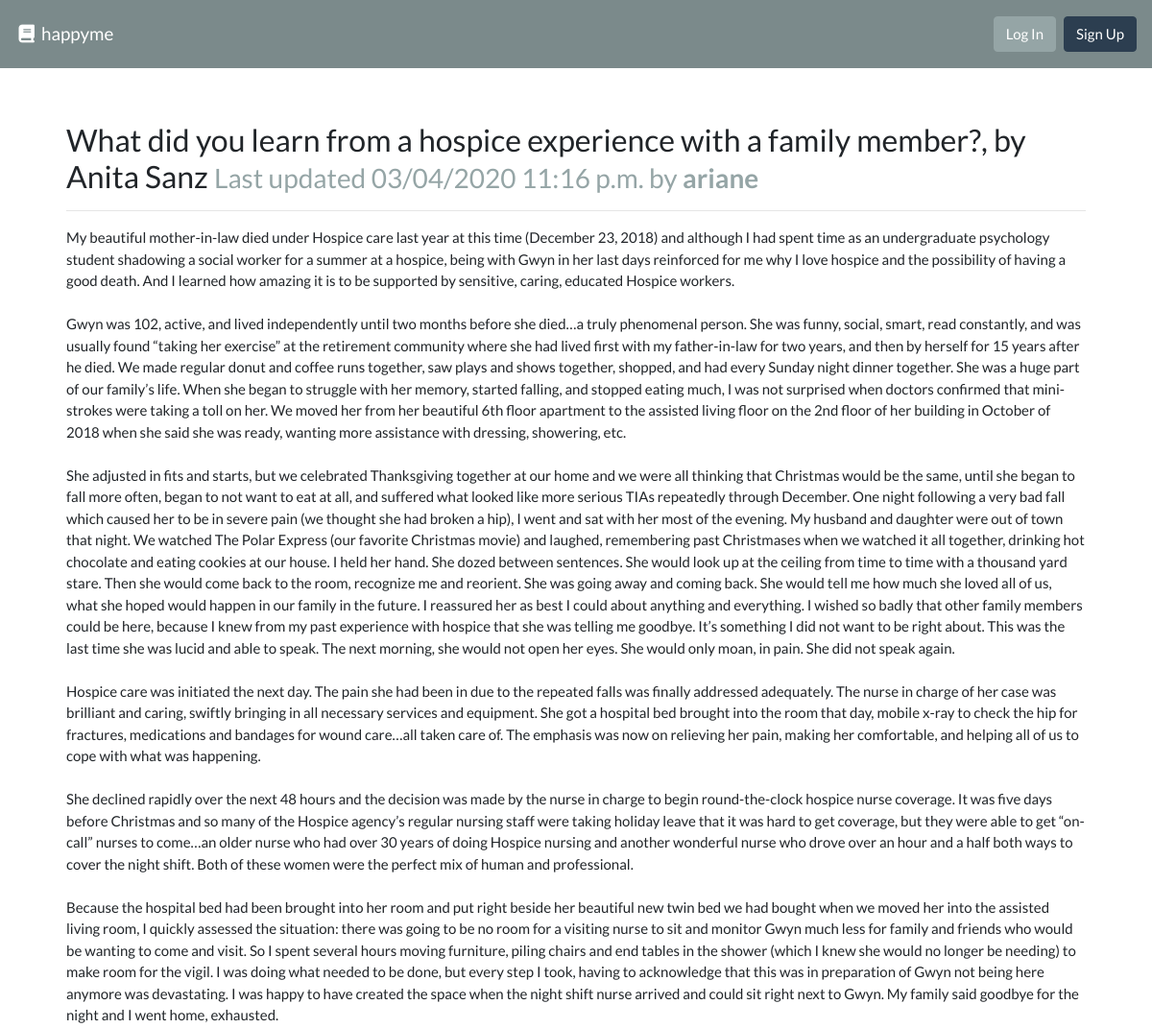
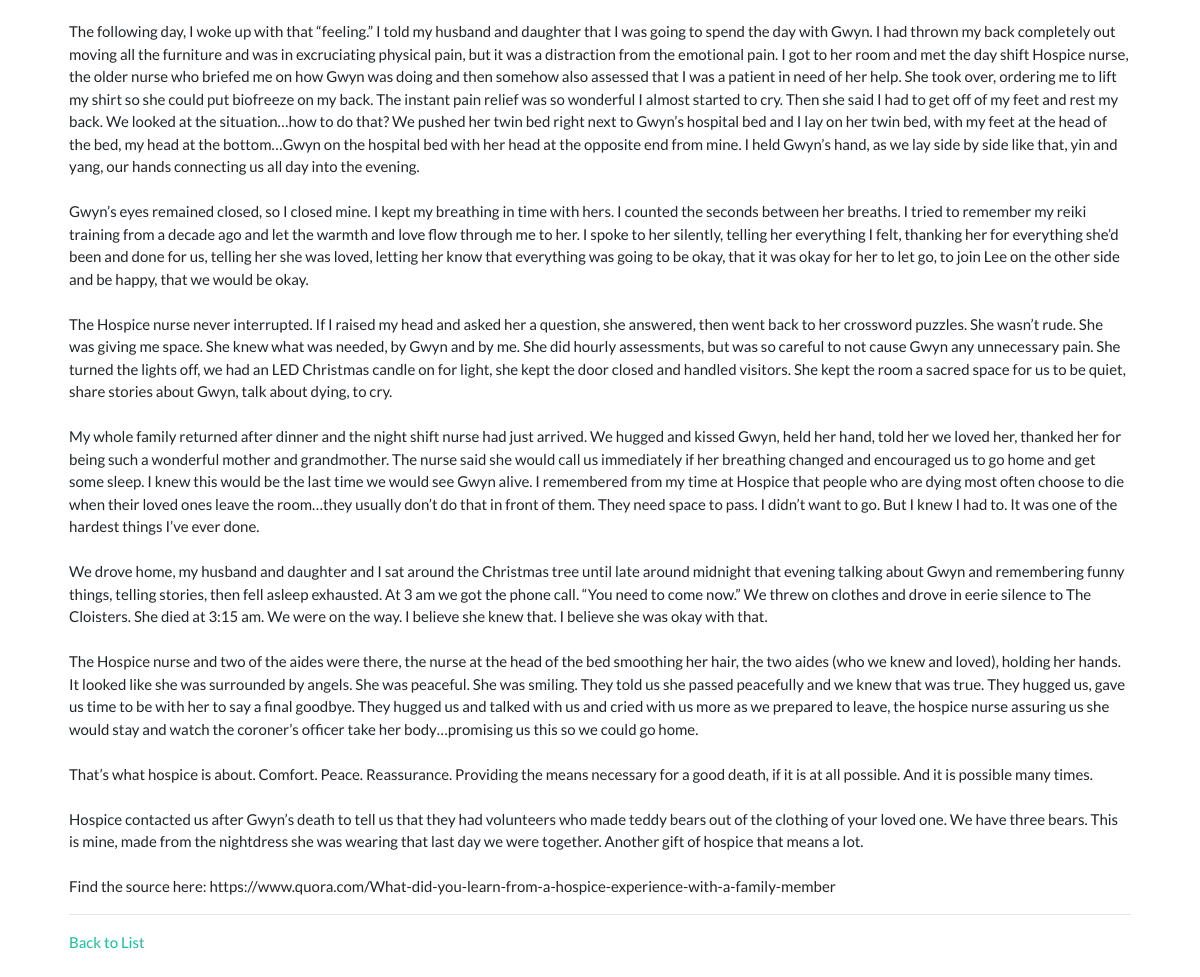
The page /what-did-you-learn-from-a-hospice-experience-with-a-family-member-by-anita-sanz/ on the database its author committed (2 pictures, top to bottom).
### blog/models.py (models this page shows, shortened)
class Posts(models.Model):
    title = models.CharField(max_length=600, unique=True, help_text="Title for your post")
    author = models.ForeignKey(User, on_delete=models.PROTECT, help_text="The user that made this post")
    slug = models.CharField(max_length=600, blank=True, editable=False,
        help_text="Unique URL path to access this page. Generated by the system")
    content = models.TextField(help_text="Write the content of your post here")
    created = models.DateTimeField(auto_now_add=True,
        help_text="The date and time this page was created. Automatically generated when the model saves.")
    modified = models.DateTimeField(auto_now=True,
        help_text="The date and time this page was last updated. Automatically generated when the model updates.")

### blog/views.py (the view)
# urls.py: path('<str:slug>/', PostsDetailView.as_view(), name='blog-details-page'),
class PostsDetailView(DetailView):
    model = Posts
    def get(self, request, slug):
        post = self.get_queryset().get(slug__iexact=slug)
        return render(request, 'blog/post.html', {
            'post': post
        })

### blog/templates/blog/post.html
{% extends "base.html" %}
{% block content %}
  <div class="row">
    <div class="col m-4">
      <h3>{{ post.title }} <small class="text-muted">Last updated {{ post.modified|date:"SHORT_DATETIME_FORMAT" }} by <b>{{ post.author.username }}</b></small></h3>
      <hr>
      <p>{{ post.content|linebreaksbr }}</p>
      <hr>
      <a href="{% url 'blog-list-page' %}">Back to List</a>
    </div>
  </div>
{% endblock %}

### rows shown on the page
Posts: title "What did you learn from a hospice experience with a family member?, by Anita Sanz", modified "03/04/2020 11:16 p.m.", author.username "ariane", content "My beautiful mother-in-law died under Hospice care last year at this time (December 23, 2018) and although I had spent time as an undergraduate psychology student shadowing a social worker for a summer at a hospice, being with Gwyn in her last days reinforced for me why I love hospice and the possibility of having a good death. And I learned how amazing it is to be supported by sensitive, caring, educated Hospice workers. Gwyn was 102, active, and lived independently until two months before she died…a truly phenomenal person. She was funny, social, smart, read constantly, and was usually found “taking her exercise” at the retirement community where she had lived first with my father-in-law…"
